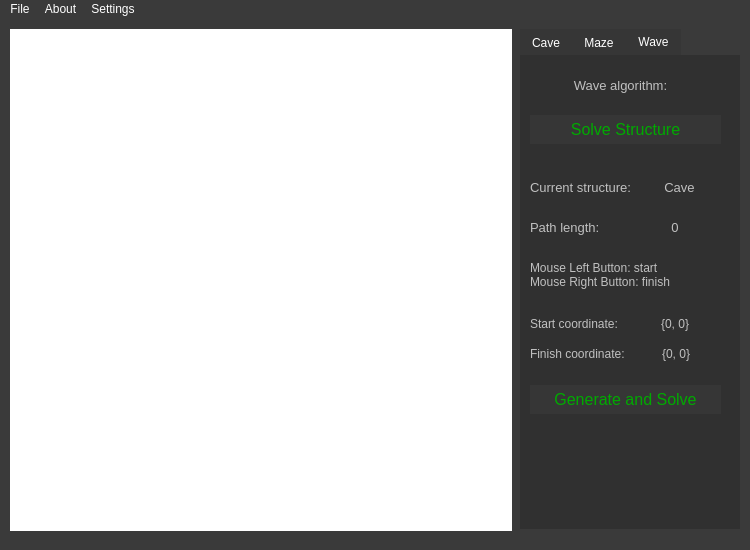
<?xml version="1.0" encoding="UTF-8"?>
<ui version="4.0">
 <class>View</class>
 <widget class="QMainWindow" name="View">
  <property name="geometry">
   <rect>
    <x>0</x>
    <y>0</y>
    <width>750</width>
    <height>550</height>
   </rect>
  </property>
  <property name="minimumSize">
   <size>
    <width>750</width>
    <height>550</height>
   </size>
  </property>
  <property name="maximumSize">
   <size>
    <width>750</width>
    <height>550</height>
   </size>
  </property>
  <property name="windowTitle">
   <string>View</string>
  </property>
  <property name="styleSheet">
   <string notr="true">QMainWindow {
	background-color: #3a3a3a;
}

QMessageBox {
	background-color: #3a3a3a;
}

QMessageBox QLabel {
    color: white;
}

QMessageBox QPushButton {
    color: #00aa00;
	background-color: #363636;
}

QMessageBox QPushButton::pressed {
    color: #00aa00;
	background-color:  #252525;
}

QMenuBar {
	color: white;
	background-color: #3a3a3a;
	border: 0px;
}

QMenuBar::item::selected {
	color: white;
	background-color: #303030;
}

QMenu {
	color: white;
    background-color:  #3a3a3a;
}

QMenu::item {
	color: white;
    background-color:  #3a3a3a;
}

QMenu::item:selected {
    background-color: #303030;
}
</string>
  </property>
  <widget class="QWidget" name="centralwidget">
   <widget class="Scene" name="graphicsView">
    <property name="geometry">
     <rect>
      <x>10</x>
      <y>10</y>
      <width>502</width>
      <height>502</height>
     </rect>
    </property>
    <property name="styleSheet">
     <string notr="true">border: 0px;</string>
    </property>
   </widget>
   <widget class="QTabWidget" name="tabWidget">
    <property name="geometry">
     <rect>
      <x>520</x>
      <y>10</y>
      <width>220</width>
      <height>500</height>
     </rect>
    </property>
    <property name="styleSheet">
     <string notr="true">QTabWidget {
	color: white;
	background-color:  #303030;
	border: 0px;
}

QTabBar::tab {
	color: white;
	background-color: #363636;
}

QTabWidget::pane { border: 0; }</string>
    </property>
    <property name="currentIndex">
     <number>2</number>
    </property>
    <widget class="QWidget" name="Cave">
     <property name="styleSheet">
      <string notr="true">QWidget {
	color: #C0C0C0;
	background-color:  #303030;
	border: 0px;
}

QPushButton {
	color: #00aa00;
	background-color: #363636;
}

QPushButton::pressed {
	color: #00aa00;
	background-color:  #252525;
}

QPushButton::howered {
	color: #00aa00;
	background-color:  #303030;
}

QSpinBox {
	color: #C0C0C0;
	background-color: #363636;
}</string>
     </property>
     <attribute name="title">
      <string>Cave</string>
     </attribute>
     <widget class="QLabel" name="label">
      <property name="geometry">
       <rect>
        <x>10</x>
        <y>90</y>
        <width>201</width>
        <height>20</height>
       </rect>
      </property>
      <property name="font">
       <font>
        <pointsize>10</pointsize>
       </font>
      </property>
      <property name="text">
       <string>Cave generation settings:</string>
      </property>
      <property name="alignment">
       <set>Qt::AlignCenter</set>
      </property>
     </widget>
     <widget class="QWidget" name="layoutWidget">
      <property name="geometry">
       <rect>
        <x>10</x>
        <y>150</y>
        <width>191</width>
        <height>31</height>
       </rect>
      </property>
      <layout class="QHBoxLayout" name="horizontalLayout_3">
       <item>
        <widget class="QLabel" name="label_cols_cave">
         <property name="font">
          <font>
           <pointsize>10</pointsize>
          </font>
         </property>
         <property name="text">
          <string>Cave cols:</string>
         </property>
        </widget>
       </item>
       <item>
        <widget class="QSpinBox" name="cave_cols">
         <property name="font">
          <font>
           <pointsize>10</pointsize>
          </font>
         </property>
         <property name="alignment">
          <set>Qt::AlignCenter</set>
         </property>
         <property name="maximum">
          <number>150</number>
         </property>
        </widget>
       </item>
      </layout>
     </widget>
     <widget class="QWidget" name="layoutWidget">
      <property name="geometry">
       <rect>
        <x>10</x>
        <y>120</y>
        <width>191</width>
        <height>31</height>
       </rect>
      </property>
      <layout class="QHBoxLayout" name="horizontalLayout_4" stretch="0,0">
       <item>
        <widget class="QLabel" name="label_rows_cave">
         <property name="font">
          <font>
           <pointsize>10</pointsize>
          </font>
         </property>
         <property name="text">
          <string>Cave rows:</string>
         </property>
        </widget>
       </item>
       <item>
        <widget class="QSpinBox" name="cave_rows">
         <property name="font">
          <font>
           <pointsize>10</pointsize>
          </font>
         </property>
         <property name="alignment">
          <set>Qt::AlignCenter</set>
         </property>
         <property name="maximum">
          <number>150</number>
         </property>
        </widget>
       </item>
      </layout>
     </widget>
     <widget class="QWidget" name="layoutWidget">
      <property name="geometry">
       <rect>
        <x>10</x>
        <y>10</y>
        <width>191</width>
        <height>67</height>
       </rect>
      </property>
      <layout class="QVBoxLayout" name="verticalLayout">
       <item>
        <widget class="QPushButton" name="ImportCave">
         <property name="text">
          <string>Import</string>
         </property>
        </widget>
       </item>
       <item>
        <widget class="QPushButton" name="ExportCave">
         <property name="font">
          <font>
           <pointsize>12</pointsize>
          </font>
         </property>
         <property name="text">
          <string>Export</string>
         </property>
        </widget>
       </item>
      </layout>
     </widget>
     <widget class="QWidget" name="layoutWidget">
      <property name="geometry">
       <rect>
        <x>10</x>
        <y>190</y>
        <width>191</width>
        <height>31</height>
       </rect>
      </property>
      <layout class="QHBoxLayout" name="horizontalLayout_5">
       <item>
        <widget class="QLabel" name="label_2">
         <property name="font">
          <font>
           <pointsize>10</pointsize>
          </font>
         </property>
         <property name="text">
          <string>Live chance:</string>
         </property>
        </widget>
       </item>
       <item>
        <widget class="QSpinBox" name="live_chance">
         <property name="alignment">
          <set>Qt::AlignCenter</set>
         </property>
         <property name="minimum">
          <number>0</number>
         </property>
         <property name="maximum">
          <number>100</number>
         </property>
        </widget>
       </item>
      </layout>
     </widget>
     <widget class="QWidget" name="layoutWidget">
      <property name="geometry">
       <rect>
        <x>10</x>
        <y>220</y>
        <width>191</width>
        <height>31</height>
       </rect>
      </property>
      <layout class="QHBoxLayout" name="horizontalLayout_6">
       <item>
        <widget class="QLabel" name="label_3">
         <property name="font">
          <font>
           <pointsize>10</pointsize>
          </font>
         </property>
         <property name="text">
          <string>Population:</string>
         </property>
        </widget>
       </item>
       <item>
        <widget class="QSpinBox" name="population_count">
         <property name="alignment">
          <set>Qt::AlignCenter</set>
         </property>
         <property name="minimum">
          <number>1</number>
         </property>
         <property name="maximum">
          <number>100</number>
         </property>
        </widget>
       </item>
      </layout>
     </widget>
     <widget class="QWidget" name="layoutWidget">
      <property name="geometry">
       <rect>
        <x>10</x>
        <y>330</y>
        <width>191</width>
        <height>67</height>
       </rect>
      </property>
      <layout class="QVBoxLayout" name="verticalLayout_2">
       <item>
        <widget class="QPushButton" name="GenerateCave">
         <property name="font">
          <font>
           <pointsize>12</pointsize>
          </font>
         </property>
         <property name="text">
          <string>Generate</string>
         </property>
        </widget>
       </item>
       <item>
        <widget class="QPushButton" name="StepGenerationCave">
         <property name="font">
          <font>
           <pointsize>12</pointsize>
          </font>
         </property>
         <property name="text">
          <string>Step</string>
         </property>
        </widget>
       </item>
      </layout>
     </widget>
     <widget class="QWidget" name="layoutWidget">
      <property name="geometry">
       <rect>
        <x>10</x>
        <y>400</y>
        <width>191</width>
        <height>31</height>
       </rect>
      </property>
      <layout class="QHBoxLayout" name="horizontalLayout_9">
       <item>
        <widget class="QPushButton" name="TimerStartStopCave">
         <property name="font">
          <font>
           <pointsize>12</pointsize>
          </font>
         </property>
         <property name="text">
          <string>Start</string>
         </property>
        </widget>
       </item>
       <item>
        <widget class="QSpinBox" name="timer_value_ms">
         <property name="font">
          <font>
           <pointsize>10</pointsize>
          </font>
         </property>
         <property name="alignment">
          <set>Qt::AlignCenter</set>
         </property>
         <property name="minimum">
          <number>10</number>
         </property>
         <property name="maximum">
          <number>1000</number>
         </property>
         <property name="value">
          <number>100</number>
         </property>
        </widget>
       </item>
      </layout>
     </widget>
     <widget class="QWidget" name="layoutWidget">
      <property name="geometry">
       <rect>
        <x>10</x>
        <y>260</y>
        <width>191</width>
        <height>31</height>
       </rect>
      </property>
      <layout class="QHBoxLayout" name="horizontalLayout_7">
       <item>
        <widget class="QSpinBox" name="born_left_border">
         <property name="maximum">
          <number>8</number>
         </property>
         <property name="value">
          <number>5</number>
         </property>
        </widget>
       </item>
       <item>
        <widget class="QLabel" name="label_4">
         <property name="font">
          <font>
           <pointsize>10</pointsize>
          </font>
         </property>
         <property name="text">
          <string>Born</string>
         </property>
         <property name="alignment">
          <set>Qt::AlignCenter</set>
         </property>
        </widget>
       </item>
       <item>
        <widget class="QSpinBox" name="born_rigth_border">
         <property name="maximum">
          <number>8</number>
         </property>
         <property name="value">
          <number>8</number>
         </property>
        </widget>
       </item>
      </layout>
     </widget>
     <widget class="QWidget" name="layoutWidget">
      <property name="geometry">
       <rect>
        <x>10</x>
        <y>290</y>
        <width>191</width>
        <height>31</height>
       </rect>
      </property>
      <layout class="QHBoxLayout" name="horizontalLayout_8">
       <item>
        <widget class="QSpinBox" name="survive_left_border">
         <property name="maximum">
          <number>8</number>
         </property>
         <property name="value">
          <number>4</number>
         </property>
        </widget>
       </item>
       <item>
        <widget class="QLabel" name="label_5">
         <property name="font">
          <font>
           <pointsize>10</pointsize>
          </font>
         </property>
         <property name="text">
          <string>Survive</string>
         </property>
         <property name="alignment">
          <set>Qt::AlignCenter</set>
         </property>
        </widget>
       </item>
       <item>
        <widget class="QSpinBox" name="survive_rigth_border">
         <property name="maximum">
          <number>8</number>
         </property>
         <property name="value">
          <number>8</number>
         </property>
        </widget>
       </item>
      </layout>
     </widget>
     <widget class="QWidget" name="layoutWidget">
      <property name="geometry">
       <rect>
        <x>10</x>
        <y>440</y>
        <width>191</width>
        <height>26</height>
       </rect>
      </property>
      <layout class="QHBoxLayout" name="horizontalLayout_10">
       <item>
        <widget class="QLabel" name="label_6">
         <property name="font">
          <font>
           <pointsize>9</pointsize>
          </font>
         </property>
         <property name="text">
          <string>Current population:</string>
         </property>
        </widget>
       </item>
       <item>
        <widget class="QLabel" name="current_population">
         <property name="font">
          <font>
           <pointsize>9</pointsize>
          </font>
         </property>
         <property name="text">
          <string>0</string>
         </property>
         <property name="alignment">
          <set>Qt::AlignCenter</set>
         </property>
        </widget>
       </item>
      </layout>
     </widget>
    </widget>
    <widget class="QWidget" name="Maze">
     <property name="styleSheet">
      <string notr="true">QWidget {
	color: #C0C0C0;
	background-color:  #303030;
	border: 0px;
}

QPushButton {
	color: #00aa00;
	background-color: #363636;
}

QPushButton::pressed {
	color: #00aa00;
	background-color:  #252525;
}

QPushButton::selected {
	color: #00aa00;
	background-color:  #303030;
}

QSpinBox {
	color: #C0C0C0;
	background-color: #363636;
}</string>
     </property>
     <attribute name="title">
      <string>Maze</string>
     </attribute>
     <widget class="QLabel" name="label_7">
      <property name="geometry">
       <rect>
        <x>10</x>
        <y>90</y>
        <width>201</width>
        <height>20</height>
       </rect>
      </property>
      <property name="font">
       <font>
        <pointsize>10</pointsize>
       </font>
      </property>
      <property name="text">
       <string>Maze generation settings:</string>
      </property>
      <property name="alignment">
       <set>Qt::AlignCenter</set>
      </property>
     </widget>
     <widget class="QPushButton" name="GenerateMaze">
      <property name="geometry">
       <rect>
        <x>10</x>
        <y>200</y>
        <width>191</width>
        <height>29</height>
       </rect>
      </property>
      <property name="font">
       <font>
        <pointsize>12</pointsize>
       </font>
      </property>
      <property name="text">
       <string>Generate</string>
      </property>
     </widget>
     <widget class="QWidget" name="layoutWidget">
      <property name="geometry">
       <rect>
        <x>10</x>
        <y>120</y>
        <width>191</width>
        <height>33</height>
       </rect>
      </property>
      <layout class="QHBoxLayout" name="horizontalLayout" stretch="0,0">
       <item>
        <widget class="QLabel" name="label_rows">
         <property name="font">
          <font>
           <pointsize>10</pointsize>
          </font>
         </property>
         <property name="text">
          <string>Maze rows:</string>
         </property>
        </widget>
       </item>
       <item>
        <widget class="QSpinBox" name="maze_rows">
         <property name="font">
          <font>
           <pointsize>10</pointsize>
          </font>
         </property>
         <property name="alignment">
          <set>Qt::AlignCenter</set>
         </property>
         <property name="minimum">
          <number>0</number>
         </property>
         <property name="maximum">
          <number>75</number>
         </property>
         <property name="value">
          <number>0</number>
         </property>
        </widget>
       </item>
      </layout>
     </widget>
     <widget class="QWidget" name="layoutWidget">
      <property name="geometry">
       <rect>
        <x>10</x>
        <y>150</y>
        <width>191</width>
        <height>33</height>
       </rect>
      </property>
      <layout class="QHBoxLayout" name="horizontalLayout_2" stretch="0,0">
       <item>
        <widget class="QLabel" name="label_cols">
         <property name="font">
          <font>
           <pointsize>10</pointsize>
          </font>
         </property>
         <property name="text">
          <string>Maze cols:</string>
         </property>
        </widget>
       </item>
       <item>
        <widget class="QSpinBox" name="maze_cols">
         <property name="font">
          <font>
           <pointsize>10</pointsize>
          </font>
         </property>
         <property name="alignment">
          <set>Qt::AlignCenter</set>
         </property>
         <property name="minimum">
          <number>0</number>
         </property>
         <property name="maximum">
          <number>75</number>
         </property>
         <property name="value">
          <number>0</number>
         </property>
        </widget>
       </item>
      </layout>
     </widget>
     <widget class="QWidget" name="layoutWidget">
      <property name="geometry">
       <rect>
        <x>10</x>
        <y>10</y>
        <width>191</width>
        <height>70</height>
       </rect>
      </property>
      <layout class="QVBoxLayout" name="verticalLayout_3">
       <item>
        <widget class="QPushButton" name="ImportMaze">
         <property name="font">
          <font>
           <pointsize>12</pointsize>
          </font>
         </property>
         <property name="text">
          <string>Import</string>
         </property>
        </widget>
       </item>
       <item>
        <widget class="QPushButton" name="ExportMaze">
         <property name="font">
          <font>
           <pointsize>12</pointsize>
          </font>
         </property>
         <property name="text">
          <string>Export</string>
         </property>
        </widget>
       </item>
      </layout>
     </widget>
     <widget class="QLabel" name="label_eyler">
      <property name="geometry">
       <rect>
        <x>17</x>
        <y>240</y>
        <width>191</width>
        <height>81</height>
       </rect>
      </property>
      <property name="text">
       <string>&lt;html&gt;&lt;head/&gt;&lt;body&gt;&lt;p&gt;Eller's algorithm creates&lt;br/&gt;perfect mazes, having only&lt;br/&gt;a single path between any&lt;br/&gt;two cells, one row at a time. &lt;/p&gt;&lt;/body&gt;&lt;/html&gt;</string>
      </property>
     </widget>
    </widget>
    <widget class="QWidget" name="Wave">
     <property name="styleSheet">
      <string notr="true">QWidget {
	color: #C0C0C0;
	background-color:  #303030;
	border: 0px;
}

QPushButton {
	color: #00aa00;
	background-color: #363636;
}

QPushButton::pressed {
	color: #00aa00;
	background-color:  #252525;
}

QPushButton::howered {
	color: #00aa00;
	background-color:  #303030;
}

QSpinBox {
	color: #C0C0C0;
	background-color: #363636;
}</string>
     </property>
     <attribute name="title">
      <string>Wave</string>
     </attribute>
     <widget class="QPushButton" name="SolveStrucute">
      <property name="geometry">
       <rect>
        <x>10</x>
        <y>60</y>
        <width>191</width>
        <height>29</height>
       </rect>
      </property>
      <property name="font">
       <font>
        <pointsize>12</pointsize>
       </font>
      </property>
      <property name="text">
       <string>Solve Structure</string>
      </property>
     </widget>
     <widget class="QLabel" name="label_8">
      <property name="geometry">
       <rect>
        <x>0</x>
        <y>20</y>
        <width>201</width>
        <height>20</height>
       </rect>
      </property>
      <property name="font">
       <font>
        <pointsize>10</pointsize>
       </font>
      </property>
      <property name="text">
       <string>Wave algorithm:</string>
      </property>
      <property name="alignment">
       <set>Qt::AlignCenter</set>
      </property>
     </widget>
     <widget class="QWidget" name="layoutWidget">
      <property name="geometry">
       <rect>
        <x>10</x>
        <y>120</y>
        <width>191</width>
        <height>25</height>
       </rect>
      </property>
      <layout class="QHBoxLayout" name="horizontalLayout_11">
       <item>
        <widget class="QLabel" name="label_9">
         <property name="font">
          <font>
           <pointsize>10</pointsize>
          </font>
         </property>
         <property name="text">
          <string>Current structure:</string>
         </property>
        </widget>
       </item>
       <item>
        <widget class="QLabel" name="current_structure">
         <property name="font">
          <font>
           <pointsize>10</pointsize>
          </font>
         </property>
         <property name="text">
          <string>Cave</string>
         </property>
         <property name="alignment">
          <set>Qt::AlignCenter</set>
         </property>
        </widget>
       </item>
      </layout>
     </widget>
     <widget class="QWidget" name="layoutWidget">
      <property name="geometry">
       <rect>
        <x>10</x>
        <y>160</y>
        <width>191</width>
        <height>25</height>
       </rect>
      </property>
      <layout class="QHBoxLayout" name="horizontalLayout_12" stretch="0,0">
       <item>
        <widget class="QLabel" name="label_11">
         <property name="font">
          <font>
           <pointsize>10</pointsize>
          </font>
         </property>
         <property name="text">
          <string>Path length:</string>
         </property>
        </widget>
       </item>
       <item>
        <widget class="QLabel" name="path_length">
         <property name="font">
          <font>
           <pointsize>10</pointsize>
          </font>
         </property>
         <property name="text">
          <string>0</string>
         </property>
         <property name="alignment">
          <set>Qt::AlignCenter</set>
         </property>
        </widget>
       </item>
      </layout>
     </widget>
     <widget class="QLabel" name="label_path_info">
      <property name="geometry">
       <rect>
        <x>10</x>
        <y>200</y>
        <width>201</width>
        <height>41</height>
       </rect>
      </property>
      <property name="text">
       <string>&lt;html&gt;&lt;head/&gt;&lt;body&gt;&lt;p&gt;Mouse Left Button: start&lt;br/&gt;Mouse Right Button: finish&lt;/p&gt;&lt;/body&gt;&lt;/html&gt;</string>
      </property>
     </widget>
     <widget class="QWidget" name="layoutWidget_2">
      <property name="geometry">
       <rect>
        <x>10</x>
        <y>290</y>
        <width>191</width>
        <height>18</height>
       </rect>
      </property>
      <layout class="QHBoxLayout" name="horizontalLayout_14">
       <item>
        <widget class="QLabel" name="label_13">
         <property name="text">
          <string>Finish coordinate:</string>
         </property>
        </widget>
       </item>
       <item>
        <widget class="QLabel" name="label_finish_position">
         <property name="text">
          <string>{0, 0}</string>
         </property>
         <property name="alignment">
          <set>Qt::AlignCenter</set>
         </property>
        </widget>
       </item>
      </layout>
     </widget>
     <widget class="QWidget" name="layoutWidget">
      <property name="geometry">
       <rect>
        <x>10</x>
        <y>260</y>
        <width>191</width>
        <height>18</height>
       </rect>
      </property>
      <layout class="QHBoxLayout" name="horizontalLayout_13">
       <item>
        <widget class="QLabel" name="label_10">
         <property name="text">
          <string>Start coordinate:</string>
         </property>
        </widget>
       </item>
       <item>
        <widget class="QLabel" name="label_start_position">
         <property name="text">
          <string>{0, 0}</string>
         </property>
         <property name="alignment">
          <set>Qt::AlignCenter</set>
         </property>
        </widget>
       </item>
      </layout>
     </widget>
     <widget class="QPushButton" name="GenerateAndSolveStructure">
      <property name="geometry">
       <rect>
        <x>10</x>
        <y>330</y>
        <width>191</width>
        <height>29</height>
       </rect>
      </property>
      <property name="font">
       <font>
        <pointsize>12</pointsize>
       </font>
      </property>
      <property name="text">
       <string>Generate and Solve</string>
      </property>
     </widget>
    </widget>
   </widget>
  </widget>
  <widget class="QMenuBar" name="menubar">
   <property name="geometry">
    <rect>
     <x>0</x>
     <y>0</y>
     <width>750</width>
     <height>21</height>
    </rect>
   </property>
   <widget class="QMenu" name="menuFile">
    <property name="title">
     <string>File</string>
    </property>
    <addaction name="actionImport"/>
   </widget>
   <widget class="QMenu" name="menuAbout">
    <property name="title">
     <string>About</string>
    </property>
    <addaction name="actionWave_Algorithm"/>
    <addaction name="actionCave_Generation"/>
   </widget>
   <widget class="QMenu" name="menuSettings">
    <property name="title">
     <string>Settings</string>
    </property>
    <addaction name="actionWall_color"/>
    <addaction name="actionPath_color"/>
   </widget>
   <addaction name="menuFile"/>
   <addaction name="menuAbout"/>
   <addaction name="menuSettings"/>
  </widget>
  <action name="actionWave_Algorithm">
   <property name="text">
    <string>Wave Algorithm</string>
   </property>
  </action>
  <action name="actionCave_Generation">
   <property name="text">
    <string>Cave Generation</string>
   </property>
  </action>
  <action name="actionImport">
   <property name="text">
    <string>Import</string>
   </property>
  </action>
  <action name="actionWall_color">
   <property name="text">
    <string>Wall color</string>
   </property>
  </action>
  <action name="actionEmpty_color">
   <property name="text">
    <string>Empty color</string>
   </property>
  </action>
  <action name="actionPath_color">
   <property name="text">
    <string>Path color</string>
   </property>
  </action>
 </widget>
 <customwidgets>
  <customwidget>
   <class>Scene</class>
   <extends>QGraphicsView</extends>
   <header>scene.h</header>
  </customwidget>
 </customwidgets>
 <resources/>
 <connections/>
</ui>
